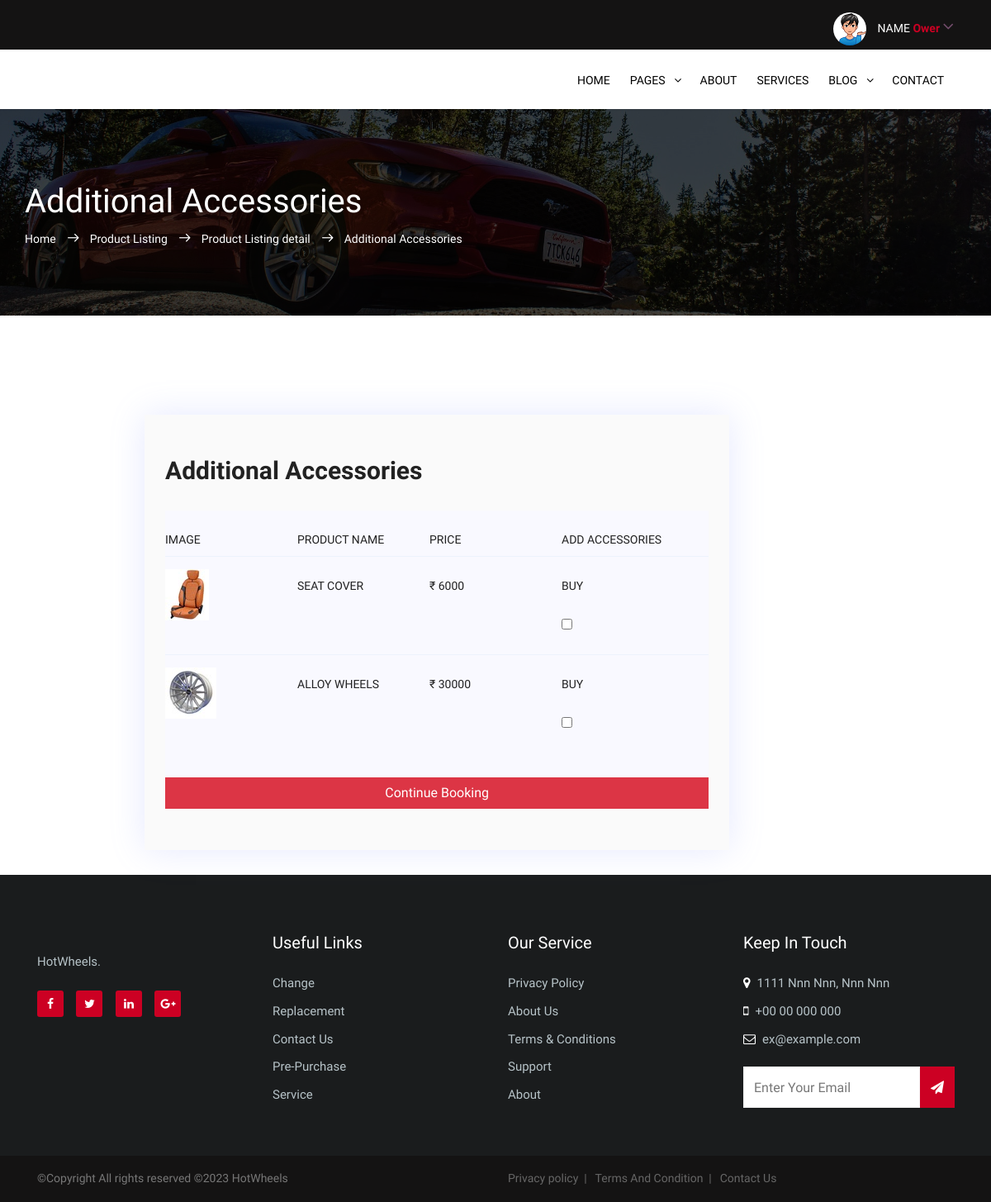
The app's page /cars/addaccessories/1 (signed in) with its own data.
### cars/models.py (models this page shows)
class AdditionalAccessories(models.Model):
    class Meta:
        db_table = 'Additional Accessories'
        verbose_name = "Additional Accessories"
        verbose_name_plural = "Additional Accessories"
    id = models.BigAutoField(
        primary_key= True,
    )
    image = models.ImageField(
        upload_to="image/media/",
        blank=True,
        null=True,
        verbose_name="Product Image"
        )
    price = models.IntegerField(
        verbose_name="Price Of Product"
        )
    Product = models.CharField(default=None,null=True,blank=True,max_length=255,verbose_name="Product Name (Pixel Size 62x62)")

### cars/views.py (the view)
# urls.py: path('addaccessories/<int:pk>', views.addaccessories, name='addaccessories'),
def addaccessories(request,pk):
    if 'username' in request.session:
        order_verify = Order.objects.filter(customerid=request.user)
        stock_verify = DETAILS.objects.filter(stock=0,pk=pk)
        print(stock_verify)
        if stock_verify:
            return render(request,'trail2.html')
        elif order_verify:
            return render(request,'trail.html')
        CARDETAILS = DETAILS.objects.get(pk=pk)
        ACCESSORIES =  AdditionalAccessories.objects.all()
        return render(request,'additional_accessories.html',{'ACCESSORIES':ACCESSORIES,'CARDETAILS':CARDETAILS})
    return redirect('signin')

### cars/templates/additional_accessories.html (shortened to what this page needs)
{% load static %}
<!DOCTYPE html>
<html lang="en">
<head>
        <link rel="stylesheet" href="{% static 'css/linearicons.css' %}">
        <link rel="stylesheet" href="{% static 'css/font-awesome.min.css' %}">
        <link rel="stylesheet" href="{% static 'css/bootstrap.css' %}">
        <link rel="stylesheet" href="{% static 'css/magnific-popup.css' %}">
        <link rel="stylesheet" href="{% static 'css/nice-select.css' %}">
        <link rel="stylesheet" href="{% static 'css/animate.min.css' %}">
        <link rel="stylesheet" href="{% static 'css/owl.carousel.css' %}">
        <link rel="stylesheet" href="{% static 'css/main.css' %}">
    </head>
    <body>
          <header id="header">
              <div class="header-top bg-1">
                <div class="container">
                    <div class="row">
                        <div class="col-md-7 col-xs-12 hide_column">
                        </div>
                        <div class="col-lg-5 col-md-12 col-xs-12">
                            <div class="header-top-right text-right">
                                <ul class="account">
                                    <li>
                                        <a href="#">
                                            <img src="{% static 'img/boogyman.png' %}" alt="">
                                            NAME  <span> {{user.first_name}}
                                            <i class="fa fa-angle-down"></i></span>
                                        </a>
                                    </li>
                                </ul>
                            </div>
                        </div>
                    </div>
                </div>
            </div>
            <div class="header-bottom">
                <div class="container">
                    <div class="row align-items-center d-flex">
                        <div class="col-lg-2 col-md-2">
                            <div id="logo">
                            </div>
                        </div>
                           <div class="col-lg-10 col-md-2">
                          <nav id="nav-menu-container">
                            <ul class="nav-menu float-right">
                              <li class="menu-has-children"><a href="{% url 'index' %}">Home</a>
                              </li>
                              <li class="menu-has-children"><a href="">Pages</a>
                              </li>
                              <li class="menu-has-children"><a href="about_us.html">About</a>
                              </li>
                              <li class="menu-has-children"><a href="services.html">Services</a>
                              </li>
                              <li class="menu-has-children"><a href="blog_home.html">Blog</a>
                              </li>
                              <li class="menu-has-children"><a href="contact.html">Contact</a></li>
                            </ul>
                          </nav>
                      </div>
                    </div>
                </div>
            </div>
          </header>
        <section class="banner-area relative" id="home">
            <div class="overlay overlay-bg"></div>
            <div class="container">
                <div class="row d-flex align-items-center justify-content-center">
                    <div class="about-content col-lg-12">
                        <h1 class="text-white">
                            Additional Accessories
                        </h1>
                        <p class="text-white link-nav"><a href="{% url 'index' %}">Home </a>  <span class="lnr lnr-arrow-right"></span> <a href="{% url 'product_listing' %}"> Product Listing</a> <span class="lnr lnr-arrow-right"></span> Product Listing detail  <span class="lnr lnr-arrow-right"></span> Additional Accessories</p>
                    </div>
                </div>
            </div>
        </section>
        <section class="cart_area mb-30 pt-120">
            <div class="container">
                <div class="row d-flex justify-content-center">
                    <form action="/cars/taxinfo/{{CARDETAILS.id}}" method="post">
                    <div class="cart_content col-lg-10">
                        <div class="cart-top-border">
                            <h2 class="mb-30">Additional Accessories </h2>
                            <div class="progress-table-wrap">
                                <div class="progress-table">
                                    <div class="table-head">
                                        <div class="image">Image</div>
                                        <div class="image">Product Name</div>
                                        <div class="image">Price</div>
                                        <div class="product-details">Add Accessories</div>
                                    </div>
                                    {% for x in ACCESSORIES %}
                                    <div class="table-row">
                                        <div class="image"><img src="{{x.image.url}}" alt="flag"></div>
                                        <div class="image">{{x.Product}}</div>
                                        <div class="image">₹ {{x.price}}</div>
                                        <div class="product-details"><label for="option1">Buy</label><br>
                                                <input type="checkbox" id="option1" name="options" value="{{x.id}}"></div>
                                    </div>
                                    {% endfor %}
                                </div>
                            </div>
                                    <input type="submit" class="btn btn-danger btn-block" value="Continue Booking">
                        </form>
                        </div>
                    </div>
        </section>
        <footer class="footer-area footer-section">
            <div class="container">
                <div class="row">
                    <div class="col-lg-3  col-md-3 col-sm-6">
                        <div class="single-footer-widget newsletter">
                            <p>HotWheels.</p>
                            <ul class="social-footer">
                                <li><a class="facebook" href="#"><i class="fa fa-facebook"></i></a></li>
                                <li><a class="twitter" href="#"><i class="fa fa-twitter"></i></a></li>
                                <li><a class="linkedin" href="#"><i class="fa fa-linkedin"></i></a></li>
                                <li><a class="google-plus" href="#"><i class="fa fa-google-plus"></i></a></li>
                            </ul>
                        </div>
                    </div>
                    <div class="col-lg-3  col-md-3 col-sm-6">
                        <div class="single-footer-widget">
                            <h6>Useful Links</h6>
                            <ul class="footer-nav">
                                <li><a href="">Change</a></li>
                                <li><a href="">Replacement</a></li>
                                <li><a href="">Contact Us</a></li>
                                <li><a href="">Pre-Purchase</a></li>
                                <li><a href="">Service</a></li>
                            </ul>
                        </div>
                    </div>
                    <div class="col-lg-3  col-md-3 col-sm-6">
                        <div class="single-footer-widget">
                            <h6>Our Service</h6>
                            <ul class="footer-nav">
                                <li><a href="">Privacy Policy</a></li>
                                <li><a href="">About Us</a></li>
                                <li><a href="">Terms & Conditions</a></li>
                                <li><a href="">Support</a></li>
                                <li><a href="">About</a></li>
                            </ul>
                        </div>
                    </div>
                    <div class="col-lg-3  col-md-3 col-sm-6">
                        <div class="single-footer-widget mail-chimp">
                            <h6 class="mb-20">Keep In Touch</h6>
                            <ul class="footer-nav">
                                <li>
                                <strong><i class="fa fa-map-marker"></i></strong><span class="pl-2">1111 Nnn Nnn, Nnn Nnn</span>
                                </li>
                                <li>
                                <strong><i class="fa fa-mobile"></i></strong><span class="pl-2">+00 00 000 000</span>
                                </li>
                                <li>
                                <strong><i class="fa fa-envelope-o"></i></strong><span class="pl-2"><a href="#">ex@example.com</a></span>
                                </li>
                            </ul>
                            <div class="section_form">
                                    <div class="col-auto">
                                      <div class="input-group mb-2">
                                        <input type="text" class="form-control" id="inlineFormInputGroup" placeholder="Enter Your Email">
                                         <div class="input-group-prepend">
                                          <div class="input-group-text"><i class="fa fa-paper-plane"></i></div>
                                        </div>
                                      </div>
                                    </div>
                                </div>
                        </div>
                    </div>
                </div>
            </div>
        </footer>
        <div class="copyright1">
            <div class="container">
                <div class="row">
                    <div class="col-md-6 col-sm-6 col-12">
                        <div class="bottom_footer_info">
                            <span>&copy;Copyright All rights reserved &copy;<script>document.write(new Date().getFullYear())</script> HotWheels</span>
                        </div>
                    </div>
                    <div class="col-md-6 col-sm-6 col-12">
                        <div class="bottom_footer_logo">
                            <ul class="list-inline">
                                <li class="list-inline-item">
                                    <a href="#">Privacy policy &nbsp;|</a>
                                </li>
                                <li class="list-inline-item">
                                    <a href="#">Terms And Condition &nbsp;|</a>
                                </li>
                                <li class="list-inline-item">
                                    <a href="#">Contact Us</a>
                                </li>
                            </ul>
                        </div>
                    </div>
                </div>
            </div>
        </div>
    </body>
</html>

### records on screen
AdditionalAccessories: image (picture), Product "SEAT COVER", price "6000"
AdditionalAccessories: image (picture), Product "ALLOY WHEELS", price "30000"

### other values on screen
{{ user.first_name }} "Ower"
